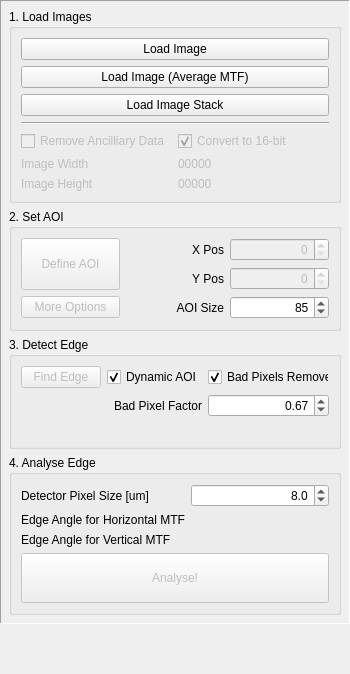
             <widget class="QWidget" name="controlHolderWidget" native="true">
              <property name="minimumSize">
               <size>
                <width>350</width>
                <height>0</height>
               </size>
              </property>
              <property name="maximumSize">
               <size>
                <width>350</width>
                <height>16777215</height>
               </size>
              </property>
              <layout class="QVBoxLayout" name="verticalLayout_3">
               <property name="spacing">
                <number>0</number>
               </property>
               <property name="leftMargin">
                <number>0</number>
               </property>
               <property name="topMargin">
                <number>0</number>
               </property>
               <property name="rightMargin">
                <number>0</number>
               </property>
               <property name="bottomMargin">
                <number>10</number>
               </property>
               <item>
                <widget class="QFrame" name="frame">
                 <property name="frameShape">
                  <enum>QFrame::Panel</enum>
                 </property>
                 <property name="frameShadow">
                  <enum>QFrame::Sunken</enum>
                 </property>
                 <layout class="QGridLayout" name="gridLayout_3">
                  <property name="leftMargin">
                   <number>2</number>
                  </property>
                  <property name="topMargin">
                   <number>2</number>
                  </property>
                  <property name="rightMargin">
                   <number>2</number>
                  </property>
                  <property name="bottomMargin">
                   <number>2</number>
                  </property>
                  <item row="0" column="0">
                   <widget class="QWidget" name="controlWidget" native="true">
                    <property name="minimumSize">
                     <size>
                      <width>0</width>
                      <height>0</height>
                     </size>
                    </property>
                    <layout class="QGridLayout" name="gridLayout">
                     <property name="leftMargin">
                      <number>6</number>
                     </property>
                     <property name="topMargin">
                      <number>6</number>
                     </property>
                     <property name="rightMargin">
                      <number>6</number>
                     </property>
                     <property name="bottomMargin">
                      <number>6</number>
                     </property>
                     <item row="22" column="0" colspan="2">
                      <widget class="QGroupBox" name="groupBox_19">
                       <property name="title">
                        <string>4. Analyse Edge</string>
                       </property>
                       <layout class="QGridLayout" name="gridLayout_15">
                        <item row="1" column="0">
                         <widget class="QLabel" name="label">
                          <property name="text">
                           <string>Edge Angle for Horizontal MTF</string>
                          </property>
                         </widget>
                        </item>
                        <item row="2" column="0">
                         <widget class="QLabel" name="label_4">
                          <property name="text">
                           <string>Edge Angle for Vertical MTF</string>
                          </property>
                         </widget>
                        </item>
                        <item row="0" column="0">
                         <widget class="QLabel" name="label_2">
                          <property name="text">
                           <string>Detector Pixel Size [um]</string>
                          </property>
                         </widget>
                        </item>
                        <item row="1" column="1">
                         <widget class="QLabel" name="horizontalMtfEdgeAngleLabel">
                          <property name="enabled">
                           <bool>true</bool>
                          </property>
                          <property name="text">
                           <string/>
                          </property>
                         </widget>
                        </item>
                        <item row="0" column="1">
                         <widget class="QDoubleSpinBox" name="pixelSize">
                          <property name="alignment">
                           <set>Qt::AlignRight|Qt::AlignTrailing|Qt::AlignVCenter</set>
                          </property>
                          <property name="decimals">
                           <number>1</number>
                          </property>
                          <property name="maximum">
                           <double>50.000000000000000</double>
                          </property>
                          <property name="singleStep">
                           <double>0.100000000000000</double>
                          </property>
                          <property name="value">
                           <double>8.000000000000000</double>
                          </property>
                         </widget>
                        </item>
                        <item row="2" column="1">
                         <widget class="QLabel" name="verticalMtfEdgeAngleLabel">
                          <property name="text">
                           <string/>
                          </property>
                         </widget>
                        </item>
                        <item row="3" column="0" colspan="2">
                         <widget class="QPushButton" name="analyseButton">
                          <property name="enabled">
                           <bool>false</bool>
                          </property>
                          <property name="minimumSize">
                           <size>
                            <width>0</width>
                            <height>50</height>
                           </size>
                          </property>
                          <property name="text">
                           <string>Analyse!</string>
                          </property>
                         </widget>
                        </item>
                       </layout>
                      </widget>
                     </item>
                     <item row="15" column="0" colspan="2">
                      <widget class="QGroupBox" name="groupBox_18">
                       <property name="title">
                        <string>3. Detect Edge</string>
                       </property>
                       <layout class="QGridLayout" name="gridLayout_14">
                        <item row="1" column="1">
                         <widget class="QLabel" name="label_12">
                          <property name="text">
                           <string>Bad Pixel Factor</string>
                          </property>
                          <property name="alignment">
                           <set>Qt::AlignRight|Qt::AlignTrailing|Qt::AlignVCenter</set>
                          </property>
                         </widget>
                        </item>
                        <item row="0" column="0">
                         <widget class="QPushButton" name="findEdgeButton">
                          <property name="enabled">
                           <bool>false</bool>
                          </property>
                          <property name="text">
                           <string>Find Edge</string>
                          </property>
                         </widget>
                        </item>
                        <item row="1" column="2">
                         <widget class="QDoubleSpinBox" name="badPixelFactorSpinBox">
                          <property name="alignment">
                           <set>Qt::AlignRight|Qt::AlignTrailing|Qt::AlignVCenter</set>
                          </property>
                          <property name="maximum">
                           <double>2.000000000000000</double>
                          </property>
                          <property name="singleStep">
                           <double>0.010000000000000</double>
                          </property>
                          <property name="value">
                           <double>0.670000000000000</double>
                          </property>
                         </widget>
                        </item>
                        <item row="0" column="2">
                         <widget class="QCheckBox" name="removeDeadPixels">
                          <property name="text">
                           <string>Bad Pixels Remove</string>
                          </property>
                          <property name="checked">
                           <bool>true</bool>
                          </property>
                         </widget>
                        </item>
                        <item row="0" column="1">
                         <widget class="QCheckBox" name="dynamicAoi">
                          <property name="text">
                           <string>Dynamic AOI</string>
                          </property>
                          <property name="checked">
                           <bool>true</bool>
                          </property>
                         </widget>
                        </item>
                        <item row="2" column="0" colspan="3">
                         <widget class="QLabel" name="aoiImage">
                          <property name="text">
                           <string/>
                          </property>
                          <property name="alignment">
                           <set>Qt::AlignCenter</set>
                          </property>
                         </widget>
                        </item>
                       </layout>
                      </widget>
                     </item>
                     <item row="10" column="0" colspan="2">
                      <widget class="QGroupBox" name="groupBox_17">
                       <property name="title">
                        <string>2. Set AOI</string>
                       </property>
                       <layout class="QGridLayout" name="gridLayout_13">
                        <item row="1" column="2">
                         <widget class="QSpinBox" name="aoiY">
                          <property name="enabled">
                           <bool>false</bool>
                          </property>
                          <property name="alignment">
                           <set>Qt::AlignRight|Qt::AlignTrailing|Qt::AlignVCenter</set>
                          </property>
                          <property name="maximum">
                           <number>99999</number>
                          </property>
                         </widget>
                        </item>
                        <item row="1" column="1">
                         <widget class="QLabel" name="aoiYLabel">
                          <property name="text">
                           <string>Y Pos</string>
                          </property>
                          <property name="alignment">
                           <set>Qt::AlignRight|Qt::AlignTrailing|Qt::AlignVCenter</set>
                          </property>
                         </widget>
                        </item>
                        <item row="0" column="2">
                         <widget class="QSpinBox" name="aoiX">
                          <property name="enabled">
                           <bool>false</bool>
                          </property>
                          <property name="alignment">
                           <set>Qt::AlignRight|Qt::AlignTrailing|Qt::AlignVCenter</set>
                          </property>
                          <property name="maximum">
                           <number>99999</number>
                          </property>
                         </widget>
                        </item>
                        <item row="0" column="1">
                         <widget class="QLabel" name="aoiXLabel">
                          <property name="text">
                           <string>X Pos</string>
                          </property>
                          <property name="alignment">
                           <set>Qt::AlignRight|Qt::AlignTrailing|Qt::AlignVCenter</set>
                          </property>
                         </widget>
                        </item>
                        <item row="2" column="2">
                         <widget class="QSpinBox" name="aoiSize">
                          <property name="enabled">
                           <bool>true</bool>
                          </property>
                          <property name="alignment">
                           <set>Qt::AlignRight|Qt::AlignTrailing|Qt::AlignVCenter</set>
                          </property>
                          <property name="minimum">
                           <number>21</number>
                          </property>
                          <property name="maximum">
                           <number>99</number>
                          </property>
                          <property name="singleStep">
                           <number>2</number>
                          </property>
                          <property name="value">
                           <number>85</number>
                          </property>
                         </widget>
                        </item>
                        <item row="2" column="1">
                         <widget class="QLabel" name="aoiSizeLabel">
                          <property name="text">
                           <string>AOI Size</string>
                          </property>
                          <property name="alignment">
                           <set>Qt::AlignRight|Qt::AlignTrailing|Qt::AlignVCenter</set>
                          </property>
                         </widget>
                        </item>
                        <item row="2" column="0">
                         <widget class="QPushButton" name="moreOptionsButton">
                          <property name="enabled">
                           <bool>false</bool>
                          </property>
                          <property name="text">
                           <string>More Options</string>
                          </property>
                         </widget>
                        </item>
                        <item row="0" column="0" rowspan="2">
                         <widget class="QPushButton" name="defineAoiButton">
                          <property name="enabled">
                           <bool>false</bool>
                          </property>
                          <property name="sizePolicy">
                           <sizepolicy hsizetype="Minimum" vsizetype="Expanding">
                            <horstretch>0</horstretch>
                            <verstretch>0</verstretch>
                           </sizepolicy>
                          </property>
                          <property name="text">
                           <string>Define AOI</string>
                          </property>
                         </widget>
                        </item>
                       </layout>
                      </widget>
                     </item>
                     <item row="3" column="0" colspan="2">
                      <widget class="QGroupBox" name="groupBox_16">
                       <property name="title">
                        <string>1. Load Images</string>
                       </property>
                       <layout class="QGridLayout" name="gridLayout_12">
                        <item row="4" column="0">
                         <widget class="QCheckBox" name="removeExtraPixelsCheckBox">
                          <property name="enabled">
                           <bool>false</bool>
                          </property>
                          <property name="text">
                           <string>Remove Ancilliary Data</string>
                          </property>
                          <property name="checked">
                           <bool>false</bool>
                          </property>
                         </widget>
                        </item>
                        <item row="4" column="1">
                         <widget class="QCheckBox" name="convertTo16BitsCheckBox">
                          <property name="enabled">
                           <bool>false</bool>
                          </property>
                          <property name="text">
                           <string>Convert to 16-bit</string>
                          </property>
                          <property name="checked">
                           <bool>true</bool>
                          </property>
                         </widget>
                        </item>
                        <item row="1" column="0" colspan="2">
                         <widget class="QPushButton" name="loadImageAverageMtf">
                          <property name="text">
                           <string>Load Image (Average MTF)</string>
                          </property>
                         </widget>
                        </item>
                        <item row="0" column="0" colspan="2">
                         <widget class="QPushButton" name="loadImageButton">
                          <property name="text">
                           <string>Load Image</string>
                          </property>
                         </widget>
                        </item>
                        <item row="6" column="0">
                         <widget class="QLabel" name="imageHeightLabel">
                          <property name="enabled">
                           <bool>false</bool>
                          </property>
                          <property name="text">
                           <string>Image Height</string>
                          </property>
                         </widget>
                        </item>
                        <item row="5" column="1">
                         <widget class="QLabel" name="imageWidth">
                          <property name="enabled">
                           <bool>false</bool>
                          </property>
                          <property name="text">
                           <string>00000</string>
                          </property>
                          <property name="alignment">
                           <set>Qt::AlignLeading|Qt::AlignLeft|Qt::AlignVCenter</set>
                          </property>
                         </widget>
                        </item>
                        <item row="5" column="0">
                         <widget class="QLabel" name="imageWidthLabel">
                          <property name="enabled">
                           <bool>false</bool>
                          </property>
                          <property name="text">
                           <string>Image Width</string>
                          </property>
                         </widget>
                        </item>
                        <item row="3" column="0" colspan="2">
                         <widget class="Line" name="line_3">
                          <property name="orientation">
                           <enum>Qt::Horizontal</enum>
                          </property>
                         </widget>
                        </item>
                        <item row="2" column="0" colspan="2">
                         <widget class="QPushButton" name="loadImageStackButton">
                          <property name="text">
                           <string>Load Image Stack</string>
                          </property>
                         </widget>
                        </item>
                        <item row="6" column="1">
                         <widget class="QLabel" name="imageHeight">
                          <property name="enabled">
                           <bool>false</bool>
                          </property>
                          <property name="text">
                           <string>00000</string>
                          </property>
                          <property name="alignment">
                           <set>Qt::AlignLeading|Qt::AlignLeft|Qt::AlignVCenter</set>
                          </property>
                         </widget>
                        </item>
                       </layout>
                      </widget>
                     </item>
                    </layout>
                   </widget>
                  </item>
                 </layout>
                </widget>
               </item>
               <item>
                <spacer name="verticalSpacer_2">
                 <property name="orientation">
                  <enum>Qt::Vertical</enum>
                 </property>
                 <property name="sizeHint" stdset="0">
                  <size>
                   <width>20</width>
                   <height>40</height>
                  </size>
                 </property>
                </spacer>
               </item>
              </layout>
             </widget>
